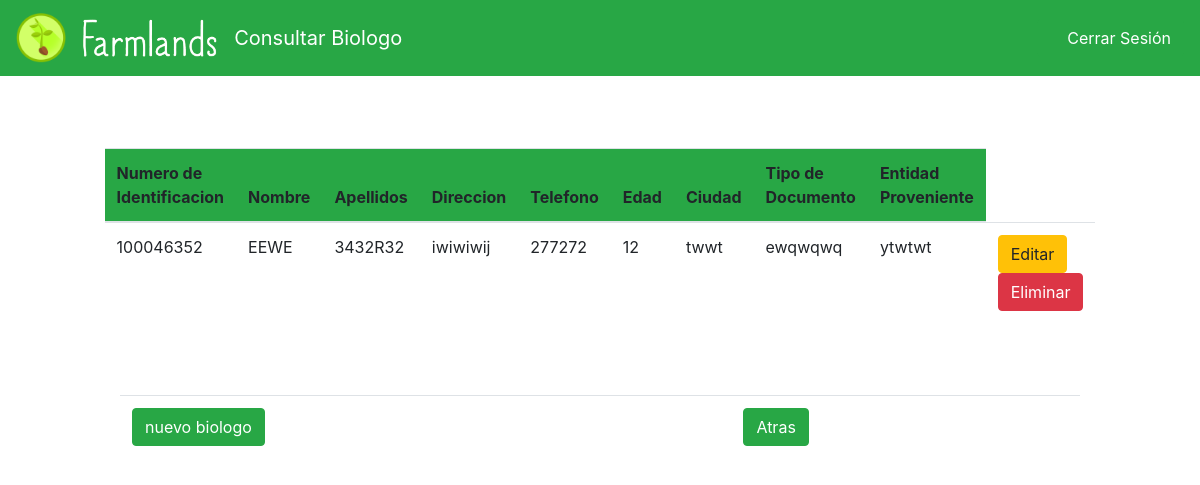
/consultar_biologo.php, run on an earlier commit of the app's database.
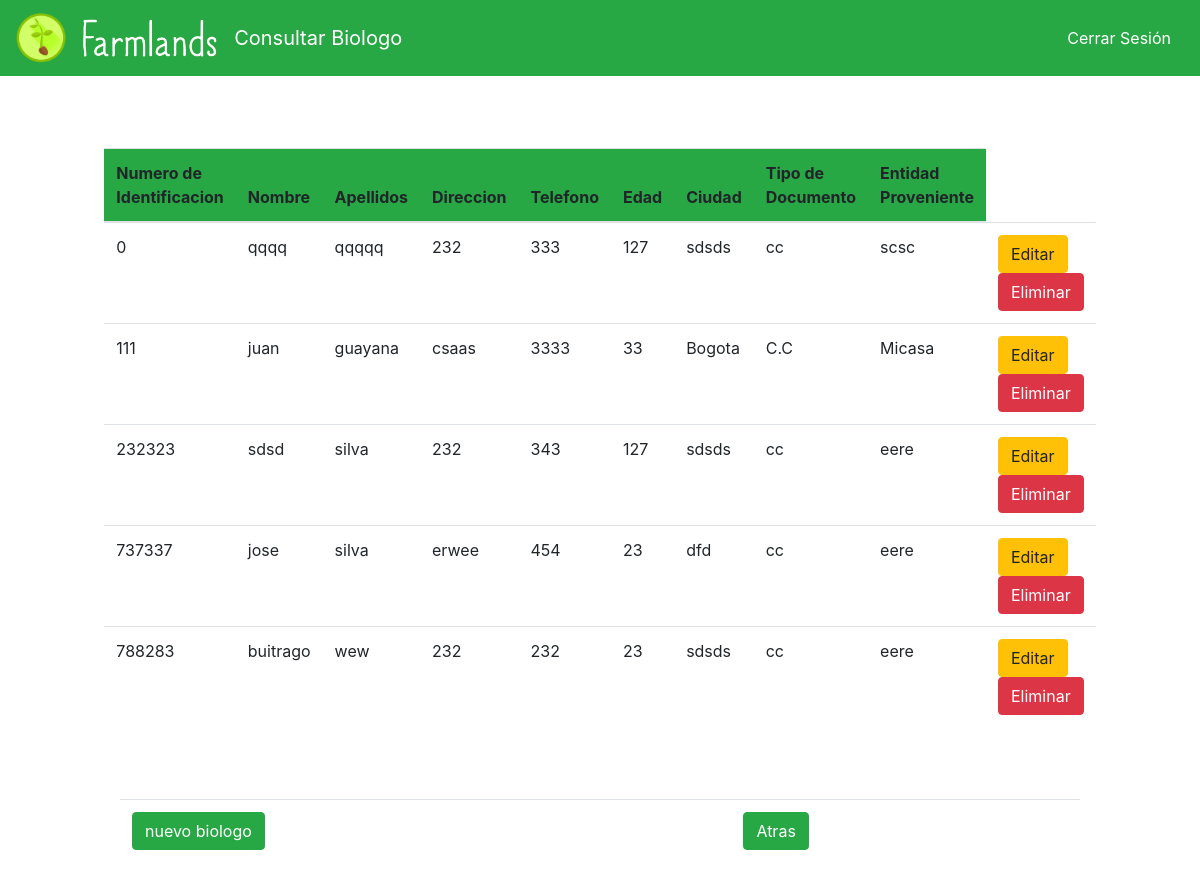
And on a later commit of the database.
### tables this page shows
CREATE TABLE `biologo` (
  `DOCUMENTO` int(11) NOT NULL,
  `NOMBRE` varchar(30) NOT NULL,
  `APELLIDO` varchar(30) NOT NULL,
  `DIRECCION` varchar(40) NOT NULL,
  `TELEFONO` int(11) NOT NULL,
  `EDAD` tinyint(4) NOT NULL,
  `CUIDAD` varchar(30) NOT NULL,
  `TIPO_DOCUMENTO` varchar(15) NOT NULL,
  `ENTIDAD_PROVENIENTE` varchar(30) NOT NULL
);

### consultar_biologo.php (the view, shortened to what this page needs)
 <!doctype html>
<html lang="en">
  <head>
    <link rel="stylesheet" href="resources/all.css">
    <link rel="stylesheet" href="bootstrap.css">
  </head>
  <body>
      <nav class="navbar navbar-expand-lg navbar-success bg-success">
        <a class="navbar-brand" href="menu_principal.php"><img src="assets/icons/Farmlands_logo.png" width="50" height="auto" class="d-inline-block align-center" alt=""></a>
        <a class="navbar-brand" href="menu_principal.php"><img src="assets/icons/Letters.png" width="auto" height="45" class="d-inline-block align-center" alt=""></a>
        <span class="navbar-brand d-inline-block align-center justify-content-center" style="color:#fff;">Consultar Biologo</span>
        <div class="collapse navbar-collapse justify-content-end" id="navbarSupportedContent">
                <ul class="nav justify-content-end">
                    <li class="nav-item">
                        <a href="cerrar.php"><button class="btn btn-success" style="" type="submit" ><i class="fas fa-power-off"></i> Cerrar Sesión</button></a>
                    </li>
                </ul>
        </div>
      </nav>
    <table   class="table" >
  <thead class="bg-success">
    <tr>
      <th scope="col">Numero de Identificacion</th>
      <th scope="col">Nombre</th>
      <th scope="col">Apellidos</th>
      <th scope="col">Direccion</th>
      <th scope="col">Telefono</th>
      <th scope="col">Edad</th>
      <th scope="col">Ciudad</th>
      <th scope="col">Tipo de Documento</th>
      <th scope="col">Entidad Proveniente</th>
    </tr>
  </thead>
  <tbody>
  <?php
    $mysqli=conectar();
      $consulta= "SELECT * FROM  biologo";
      if ($resultado = $mysqli->query($consulta))
      {
        while ($fila = $resultado->fetch_row())
        {
          echo "<tr>";
          echo "<td>$fila[0]</td><td>$fila[1]</td><td>$fila[2]</td><td>$fila[3]</td><td>$fila[4]</td><td>$fila[5]</td><td>$fila[6]</td><td>$fila[7]</td><td>$fila[8]</td>";
          echo"<td>";
            echo "<a  data-toggle='modal' data-target='#editUsu' data-documento='" .$fila[0] ."' data-nombre='" .$fila[1] ."' data-apellido='" .$fila[2] ."' data-direccion='" .$fila[3]."' data-telefono='".$fila[4]."' data-edad='".$fila[5]."' data-ciudad='".$fila[6]."' data-tipo_documento='".$fila[7]."' data-entidad_proviniente='".$fila[8]."' class='btn btn-warning'><span class='glyphicon glyphicon-pencil'></span>Editar</a> ";
          echo "<a class='btn btn-danger' href='eliminar_biologo.php?DOCUMENTO=" .$fila[0] ."'><span class='glyphicon glyphicon-remove'></span>Eliminar</a>";
          echo "</td>";
          echo "</tr>";
        }
      }
?>
  </tbody>
</table>
<table   class="table" >
    <tr>
      <th scope="col"><button  data-toggle="modal" data-target="#nuevoUsu" class="btn btn-success" type="submit">nuevo biologo</button></th>
      <th scope="col"> <a href="Menu_principal.php"><button class="btn btn-success" type="submit">Atras</button></a></th>
    </tr>
    </table>
  </body>
</html>

What changed in the data, as far as the page shows it:
removed biologo: DOCUMENTO "100046352", NOMBRE "EEWE", APELLIDO "3432R32", DIRECCION "iwiwiwij", TELEFONO "277272", EDAD "12", CUIDAD "twwt", TIPO_DOCUMENTO "ewqwqwq", ENTIDAD_PROVENIENTE "ytwtwt"
added biologo: DOCUMENTO "0", NOMBRE "qqqq", APELLIDO "qqqqq", DIRECCION "232", TELEFONO "333", EDAD "127", CUIDAD "sdsds", TIPO_DOCUMENTO "cc", ENTIDAD_PROVENIENTE "scsc"
added biologo: DOCUMENTO "111", NOMBRE "juan", APELLIDO "guayana", DIRECCION "csaas", TELEFONO "3333", EDAD "33", CUIDAD "Bogota", TIPO_DOCUMENTO "C.C", ENTIDAD_PROVENIENTE "Micasa"
added biologo: DOCUMENTO "232323", NOMBRE "sdsd", APELLIDO "silva", DIRECCION "232", TELEFONO "343", EDAD "127", CUIDAD "sdsds", TIPO_DOCUMENTO "cc", ENTIDAD_PROVENIENTE "eere"
added biologo: DOCUMENTO "737337", NOMBRE "jose", APELLIDO "silva", DIRECCION "erwee", TELEFONO "454", EDAD "23", CUIDAD "dfd", TIPO_DOCUMENTO "cc", ENTIDAD_PROVENIENTE "eere"
added biologo: DOCUMENTO "788283", NOMBRE "buitrago", APELLIDO "wew", DIRECCION "232", TELEFONO "232", EDAD "23", CUIDAD "sdsds", TIPO_DOCUMENTO "cc", ENTIDAD_PROVENIENTE "eere"
